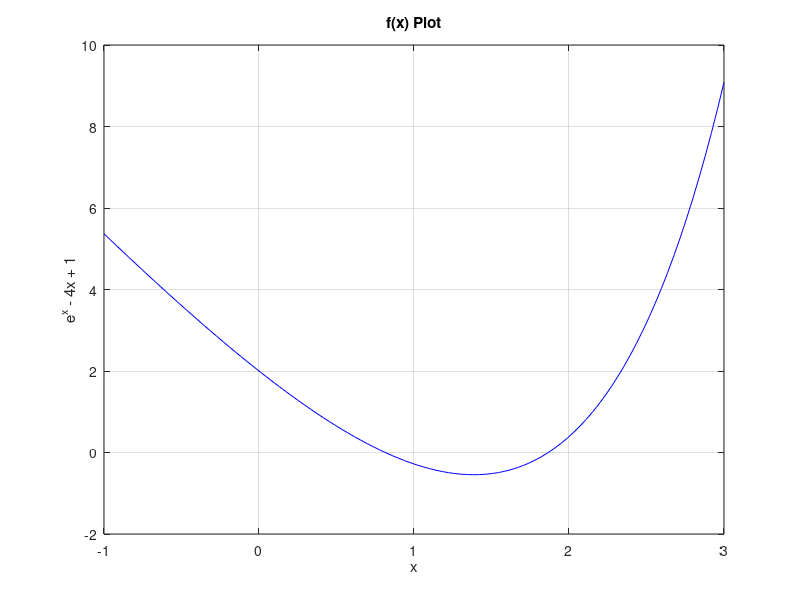

MATLAB code for this plot: (Note: this script raises an error after producing the figure.)
% Name          : Kai Chuen Tan
% Title         : Homework 2
% Course        : CSE 276C: Mathematics for Robotics
% Professor     : Dr. Henrik I. Christensen
% Date          : 17th October 2021

clear all;
clc;

fprintf('Name          : Kai Chuen Tan\n')
fprintf('Title         : Homework 2\n')
fprintf('Course        : CSE 276C: Mathematics for Robotics\n')
fprintf('Professor     : Dr. Henrik I. Christensen\n')
fprintf('Date          : 17th October 2021\n\n')
fprintf('--------------------------------------------------------\n\n')

%% --------------------------------------------------------
% Problem 5 - Solving Alice's Problem with Bisection Method
fprintf('Problem 5 - Solving Alice''s Problem with Bisection Method \n')

% Define x
x =linspace(-1, 3, 100);
% Alice's internet speed function, f(x)
fx = @(x)exp(x) - 4 * x +1;

% Plot the graph to guess the location of the roots.
figure
plot(x,fx(x),'b-')
title('f(x) Plot')
xlabel('x')
ylabel('e^x - 4x + 1')
grid on

% Based on the plot, we know there are a root in between 0 and 1.
a_1 = 0;
b_1 = 1;

fprintf("\na is %i, and b is %i.\n", a_1, b_1)

x_root_1 = Bisection_Method( fx, a_1, b_1 )

fprintf("--------------------------------\n")

% Based on the plot, we know there are a root in between 1 and 2.

a_2 = 1;
b_2 = 2;

fprintf("\na is %i, and b is %i.\n", a_2, b_2)

x_root_2 = Bisection_Method( fx, a_2, b_2 )

